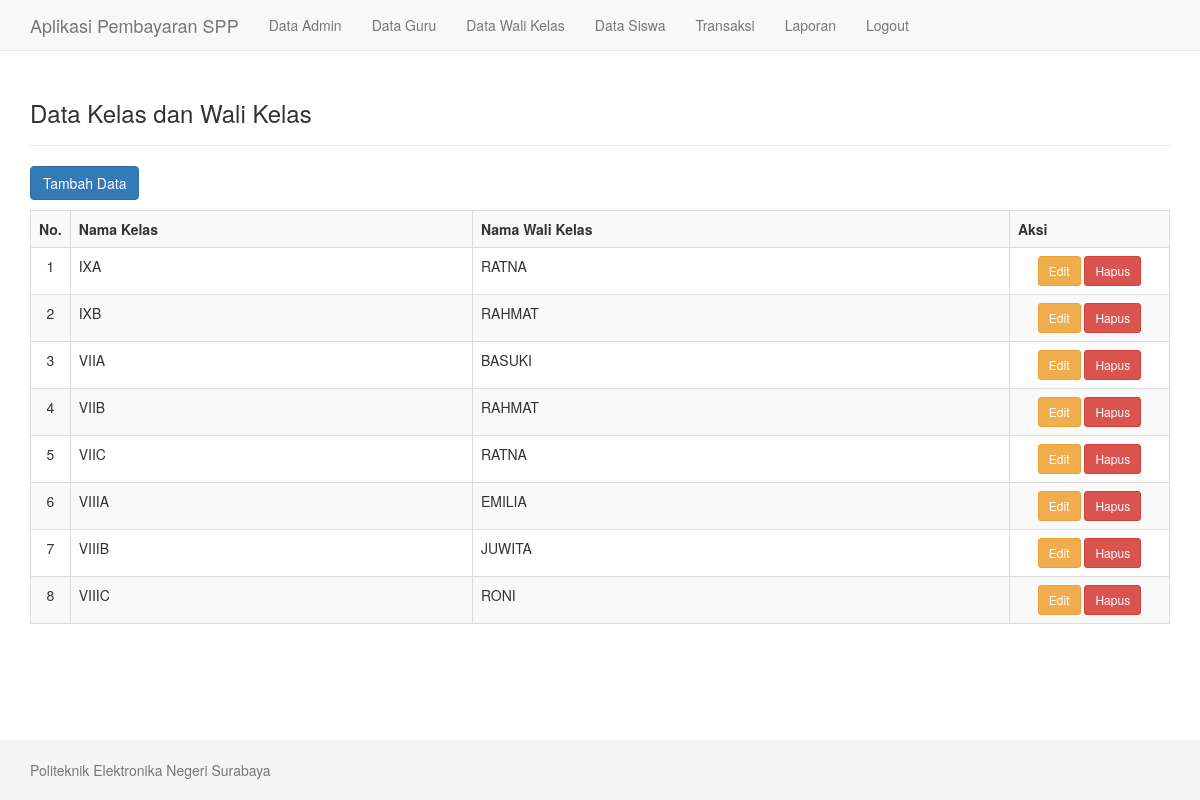
The page /tampil_walikelas.php (signed in) on the database as committed earlier.
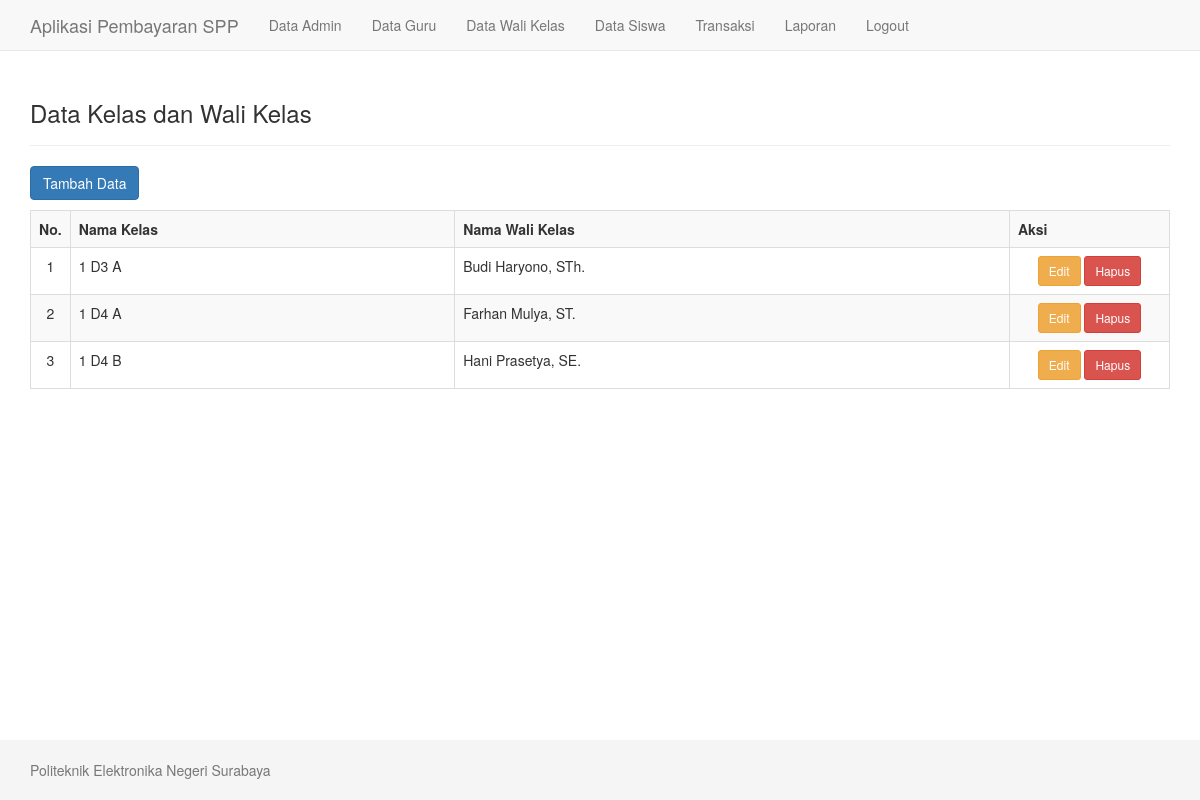
The same page on the database as committed later.
### tables this page shows
CREATE TABLE `walikelas` (
  `kelas` varchar(10) NOT NULL,
  `idguru` int(5) DEFAULT NULL
);

CREATE TABLE `guru` (
  `idguru` int(5) NOT NULL,
  `namaguru` varchar(40) DEFAULT NULL
);

### tampil_walikelas.php (the view)
<?php include "header.php"; ?>
<div class="container">
	<div class="page-header">
		<h3>Data Kelas dan Wali Kelas</h3>
	</div>
	<a class = "btn btn-primary" style="margin-bottom: 10px" href="tambah_walikelas.php">Tambah Data</a>
	<table border="1" class="table table-bordered table-striped">
		<tr>
			<th>No.</th>
			<th>Nama Kelas</th>
			<th>Nama Wali Kelas</th>
			<th>Aksi</th>
		</tr>
		<?php
		$sql = mysqli_query($konek, "SELECT walikelas.kelas,guru.namaguru
									FROM walikelas
									INNER JOIN guru ON walikelas.idguru=guru.idguru
									ORDER BY walikelas.kelas ASC");
		$no=1;
		while($d=mysqli_fetch_array($sql)){
			echo "<tr>
				<td width='15px' align='center'>$no</td>
				<td>$d[kelas]</td>
				<td>$d[namaguru]</td>
				<td width='160px' align='center'>
					<a class = 'btn btn-warning btn-sm' href='edit_walikelas.php?kls=$d[kelas]'>Edit</a>
					<a class = 'btn btn-danger btn-sm' href='hapus_walikelas.php?kls=$d[kelas]'>Hapus</a>
				</td>
			</tr>";
			$no++;
		}
		?>
	</table>
</div>
<?php include "footer.php"; ?>

Rows that differ between the two databases and show on the page:
removed walikelas: kelas "IXA", idguru.namaguru "RATNA"
removed walikelas: kelas "IXB", idguru.namaguru "RAHMAT"
removed walikelas: kelas "VIIA", idguru.namaguru "BASUKI"
removed walikelas: kelas "VIIB", idguru.namaguru "RAHMAT"
removed walikelas: kelas "VIIC", idguru.namaguru "RATNA"
removed walikelas: kelas "VIIIA", idguru.namaguru "EMILIA"
removed walikelas: kelas "VIIIB", idguru.namaguru "JUWITA"
removed walikelas: kelas "VIIIC", idguru.namaguru "RONI"
added walikelas: kelas "1 D3 A", idguru.namaguru "Budi Haryono, STh."
added walikelas: kelas "1 D4 A", idguru.namaguru "Farhan Mulya, ST."
added walikelas: kelas "1 D4 B", idguru.namaguru "Hani Prasetya, SE."
